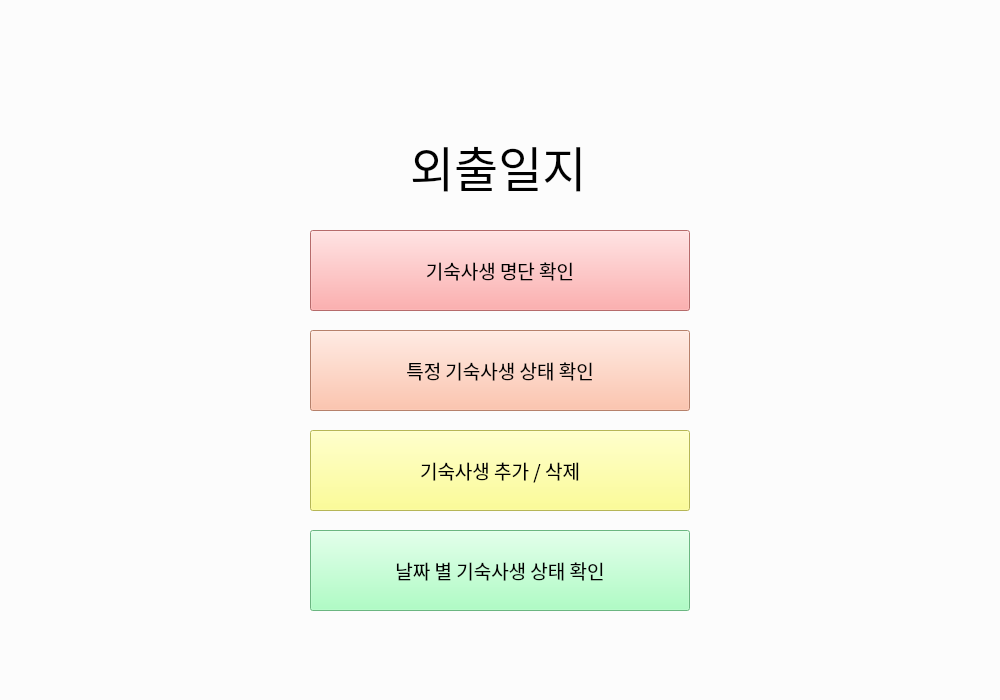
<?xml version="1.0" encoding="UTF-8"?>
<ui version="4.0">
 <class>MainWindow</class>
 <widget class="QWidget" name="MainWindow">
  <property name="geometry">
   <rect>
    <x>0</x>
    <y>0</y>
    <width>1000</width>
    <height>700</height>
   </rect>
  </property>
  <property name="windowTitle">
   <string>Form</string>
  </property>
  <property name="styleSheet">
   <string notr="true">background:rgb(252, 252, 252);</string>
  </property>
  <widget class="QPushButton" name="btn_list">
   <property name="geometry">
    <rect>
     <x>310</x>
     <y>230</y>
     <width>380</width>
     <height>81</height>
    </rect>
   </property>
   <property name="sizePolicy">
    <sizepolicy hsizetype="Maximum" vsizetype="Maximum">
     <horstretch>220</horstretch>
     <verstretch>40</verstretch>
    </sizepolicy>
   </property>
   <property name="font">
    <font>
     <family>궁서체</family>
     <pointsize>14</pointsize>
    </font>
   </property>
   <property name="styleSheet">
    <string notr="true">background:rgb(255, 150, 150);</string>
   </property>
   <property name="text">
    <string>기숙사생 명단 확인</string>
   </property>
  </widget>
  <widget class="QPushButton" name="btn_status">
   <property name="geometry">
    <rect>
     <x>310</x>
     <y>330</y>
     <width>380</width>
     <height>81</height>
    </rect>
   </property>
   <property name="font">
    <font>
     <family>궁서체</family>
     <pointsize>14</pointsize>
    </font>
   </property>
   <property name="styleSheet">
    <string notr="true">background:rgb(255, 180, 150);</string>
   </property>
   <property name="text">
    <string>특정 기숙사생 상태 확인</string>
   </property>
  </widget>
  <widget class="QPushButton" name="btn_edit">
   <property name="geometry">
    <rect>
     <x>310</x>
     <y>430</y>
     <width>380</width>
     <height>81</height>
    </rect>
   </property>
   <property name="font">
    <font>
     <family>궁서체</family>
     <pointsize>14</pointsize>
    </font>
   </property>
   <property name="styleSheet">
    <string notr="true">background:rgb(255, 255, 120);</string>
   </property>
   <property name="text">
    <string>기숙사생 추가 / 삭제</string>
   </property>
  </widget>
  <widget class="QPushButton" name="btn_search">
   <property name="geometry">
    <rect>
     <x>310</x>
     <y>530</y>
     <width>380</width>
     <height>81</height>
    </rect>
   </property>
   <property name="font">
    <font>
     <family>궁서체</family>
     <pointsize>14</pointsize>
    </font>
   </property>
   <property name="styleSheet">
    <string notr="true">background:rgb(150, 255, 180);</string>
   </property>
   <property name="text">
    <string>날짜 별 기숙사생 상태 확인</string>
   </property>
  </widget>
  <widget class="QLabel" name="title">
   <property name="geometry">
    <rect>
     <x>410</x>
     <y>110</y>
     <width>181</width>
     <height>111</height>
    </rect>
   </property>
   <property name="font">
    <font>
     <family>궁서체</family>
     <pointsize>36</pointsize>
     <weight>50</weight>
     <bold>false</bold>
    </font>
   </property>
   <property name="text">
    <string>외출일지</string>
   </property>
  </widget>
 </widget>
 <resources/>
 <connections>
  <connection>
   <sender>btn_list</sender>
   <signal>clicked()</signal>
   <receiver>MainWindow</receiver>
   <slot>btn_main_to_list()</slot>
   <hints>
    <hint type="sourcelabel">
     <x>300</x>
     <y>230</y>
    </hint>
    <hint type="destinationlabel">
     <x>332</x>
     <y>64</y>
    </hint>
   </hints>
  </connection>
  <connection>
   <sender>btn_status</sender>
   <signal>clicked()</signal>
   <receiver>MainWindow</receiver>
   <slot>btn_main_to_status()</slot>
   <hints>
    <hint type="sourcelabel">
     <x>300</x>
     <y>330</y>
    </hint>
    <hint type="destinationlabel">
     <x>47</x>
     <y>104</y>
    </hint>
   </hints>
  </connection>
  <connection>
   <sender>btn_edit</sender>
   <signal>clicked()</signal>
   <receiver>MainWindow</receiver>
   <slot>btn_main_to_edit()</slot>
   <hints>
    <hint type="sourcelabel">
     <x>300</x>
     <y>430</y>
    </hint>
    <hint type="destinationlabel">
     <x>338</x>
     <y>135</y>
    </hint>
   </hints>
  </connection>
 </connections>
 <slots>
  <slot>btn_main_to_list()</slot>
  <slot>btn_main_to_status()</slot>
  <slot>btn_main_to_edit()</slot>
  <slot>btn_main_to_search()</slot>
  <slot>show_list()</slot>
 </slots>
</ui>
